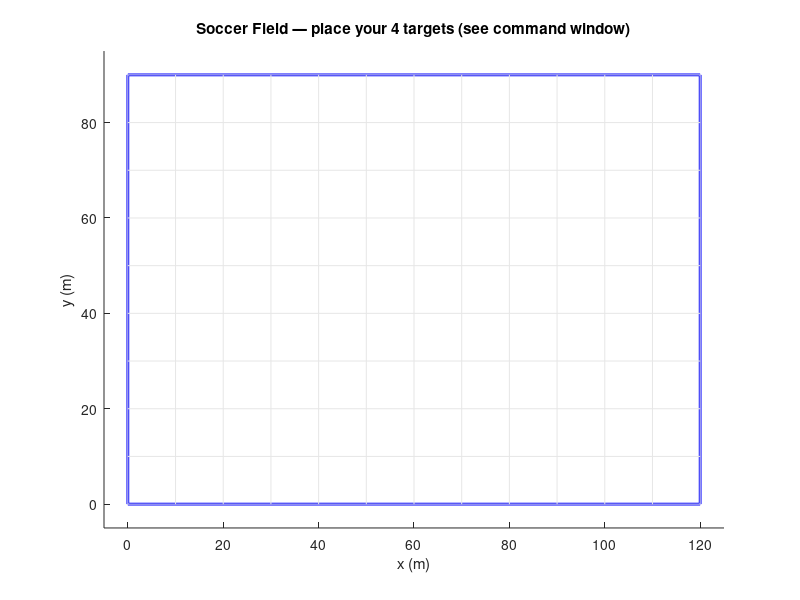

MATLAB code to generate this figure: (Note: this script raises an error after producing the figure.)
%% ========================================================================
%  SEN771 - Intelligent Autonomous Robots
%  Assignment 3: Trajectory Planning for Autonomous Mobile Robot
%  
%  Student Name : Dexter Leong
%  Student ID   : s223026243
%  Project Code : SEN771 T1 2026
%  
%  Description:
%  This program simulates autonomous operation of a mobile robot navigating
%  a 120m x 90m soccer field. The robot must visit 4 target locations while
%  avoiding 15 randomly placed obstacles, then return to the start.
%
%  Algorithms Implemented:
%    1. A* Search          (workshop algorithm)
%    2. BFS                (workshop algorithm)
%    3. RRT                (tested - sampling-based, included for comparison)
%    4. Theta*             (NEW - any-angle path planning, not taught in class.
%                           A* with built-in line-of-sight checks producing
%                           smooth diagonal paths. Daniel et al. 2010)
%
%  Key Features:
%    - Random obstacle generation each run (user sets min/max size via prompt)
%    - Grid meshing with inflated occupied cell detection
%    - TSP brute-force target sequence optimisation (4! = 24 permutations)
%    - 4 path-finding algorithms with side-by-side animated comparison
%    - Fair Euclidean distance metric for all algorithms
%    - Performance analysis (steps, distance, efficiency, nodes, time)
% ========================================================================

%% Initialisation
close all; clc; clear;
disp('==========================================================');
disp('  SEN771 - Autonomous Mobile Robot Trajectory Planning');
disp('  Student: Dexter Leong | ID: s223026243');
disp('==========================================================');
disp(' ');

%% ===================== USER PARAMETERS ==============================
MeshSize = 1;
NumObstacles = 15;
NumTargets = 4;
AnimSpeed = 8;

% --- Prompt user for obstacle size ---
disp('----------------------------------------------------------');
disp('  Obstacle Size Configuration');
disp('  All 15 obstacles will be this size (random tall/wide).');
disp('  Maximum allowed: 10 m. (Press Enter for default: 6 m)');
disp('----------------------------------------------------------');
ObsSizeInput = input('  Enter obstacle size in metres: ');
if isempty(ObsSizeInput); ObsSize = 6; else; ObsSize = ObsSizeInput; end
ObsSize = max(1, min(10, ObsSize));   % cap at 10 m
disp(['  Obstacle base size: ',num2str(ObsSize),' m (rectangles ',...
    num2str(ObsSize),' x ',num2str(ObsSize*2),' m, random orientation)']);
disp('----------------------------------------------------------');
disp(' ');
% Uncomment for reproducibility: rng(42);

%% ===================== FIELD & MESH =================================
disp('[1/9] Generating mesh...');
FieldLength=120; FieldWidth=90;
FieldX=0:MeshSize:FieldLength; FieldY=0:MeshSize:FieldWidth;
CellsX=FieldX(1:end-1)+MeshSize/2; CellsY=FieldY(1:end-1)+MeshSize/2;
NumCellsX=length(CellsX); NumCellsY=length(CellsY);
disp(['   Grid: ',num2str(NumCellsX),'x',num2str(NumCellsY),' = ',...
    num2str(NumCellsX*NumCellsY),' cells']);

%% ===================== OBSTACLES ====================================
disp('[2/9] Generating obstacles...');
ObstacleMap=zeros(NumCellsX,NumCellsY);
ObsRect=zeros(NumObstacles,4);
InflateCells=2;   % 2-cell safety margin (= 2 m) — keeps Theta* shortcuts
                  % visibly clear of the red obstacle rectangles
minSpacing = ObsSize*1.5 + 3;  % min centre-to-centre gap between obstacles
obsCentres = zeros(2,NumObstacles);
for obs=1:NumObstacles
    if rand()<0.5; w=ObsSize; h=ObsSize*2; else; w=ObsSize*2; h=ObsSize; end
    for attempt=1:300
        ox=w/2+rand()*(FieldLength-w); oy=h/2+rand()*(FieldWidth-h);
        tooClose=false;
        for prev=1:obs-1
            if norm([ox;oy]-obsCentres(:,prev))<minSpacing; tooClose=true; break; end
        end
        if ~tooClose; break; end
    end
    obsCentres(:,obs)=[ox;oy];
    ObsRect(obs,:)=[ox-w/2,oy-h/2,w,h];
    xMn=ox-w/2; xMx=ox+w/2; yMn=oy-h/2; yMx=oy+h/2;
    iMn=max(1,floor(xMn/MeshSize)); iMx=min(NumCellsX,ceil(xMx/MeshSize));
    jMn=max(1,floor(yMn/MeshSize)); jMx=min(NumCellsY,ceil(yMx/MeshSize));
    % Mark cells whose BODY overlaps the obstacle (not just centre).
    % Cell i occupies world x in [(i-1)*MeshSize, i*MeshSize].
    for i=iMn:iMx; for j=jMn:jMx
        cellXMn=(i-1)*MeshSize; cellXMx=i*MeshSize;
        cellYMn=(j-1)*MeshSize; cellYMx=j*MeshSize;
        if cellXMx>xMn && cellXMn<xMx && cellYMx>yMn && cellYMn<yMx
            ObstacleMap(i,j)=1;
        end
    end; end
end
% Inflate obstacles by InflateCells in every direction
InflatedMap=ObstacleMap;
for i=1:NumCellsX; for j=1:NumCellsY
    if ObstacleMap(i,j)==1
        for di=-InflateCells:InflateCells; for dj=-InflateCells:InflateCells
            ni=i+di; nj=j+dj;
            if ni>=1&&ni<=NumCellsX&&nj>=1&&nj<=NumCellsY; InflatedMap(ni,nj)=1; end
        end; end
    end
end; end
disp(['   Obstacles: ',num2str(NumObstacles),' | Inflated cells: ',num2str(sum(InflatedMap(:))),...
    ' | Margin: ',num2str(InflateCells),' m']);

%% ===================== ROBOT START ==================================
RobotStart=[1,round(NumCellsY/2)]';
while InflatedMap(RobotStart(1),RobotStart(2))==1
    RobotStart(2)=RobotStart(2)+1;
    if RobotStart(2)>NumCellsY; RobotStart(2)=1; end
end

%% ===================== SCENARIO PLOT (obstacles only) ===============
disp('[3/9] Drawing field — pick your targets from the plot...');
hScenario=figure('Name','SEN771 - Scenario','Position',[50 50 800 600]);
hold on; title('Soccer Field — place your 4 targets (see command window)');
xlabel('x (m)'); ylabel('y (m)');
rectangle('Position',[0 0 FieldLength FieldWidth],'EdgeColor','b','LineWidth',2);
axis([-5 FieldLength+5 -5 FieldWidth+5]); axis equal;
for i=0:10:FieldLength; plot([i i],[0 FieldWidth],'Color',[0.9 0.9 0.9]); end
for j=0:10:FieldWidth; plot([0 FieldLength],[j j],'Color',[0.9 0.9 0.9]); end
for obs=1:NumObstacles; rectangle('Position',ObsRect(obs,:),'FaceColor',[1 0 0 0.7],'EdgeColor','r'); end
for i=1:NumCellsX; for j=1:NumCellsY
    if ObstacleMap(i,j)==1; plot(CellsX(i),CellsY(j),'r.','MarkerSize',3); end
end; end
plot(CellsX(RobotStart(1)),CellsY(RobotStart(2)),'ms','MarkerSize',12,'LineWidth',2,'MarkerFaceColor','m');
text(CellsX(RobotStart(1))+2,CellsY(RobotStart(2))+2,'Start','FontSize',10,'FontWeight','bold','Color','m');
drawnow;

%% ===================== TARGETS (user picks) ==========================
disp('[4/9] Choose 4 target locations...');
disp('  Look at the field plot. x: 0-120 m, y: 0-90 m. Avoid red obstacles.');
disp('  TSP will find the fastest order to visit all 4 and return to Start.');
TargetCells=zeros(2,NumTargets);
for t=1:NumTargets
    placed=false;
    while ~placed
        coords=input(['  Target ',num2str(t),' [x y] in metres: ']);
        if numel(coords)<2; disp('  Enter two values e.g. [60 45]'); continue; end
        tx=round(coords(1)/MeshSize); ty=round(coords(2)/MeshSize);
        tx=max(1,min(NumCellsX,tx)); ty=max(1,min(NumCellsY,ty));
        if InflatedMap(tx,ty)==1
            disp('  That point is on or too close to an obstacle. Try again.');
        else
            tooClose=false;
            for p=1:t-1
                if norm([tx;ty]-TargetCells(:,p))<5; tooClose=true; break; end
            end
            if tooClose; disp('  Too close to a previous target. Try again.');
            else
                TargetCells(:,t)=[tx;ty]; placed=true;
                % Draw target on existing figure immediately
                figure(hScenario);
                plot(CellsX(tx),CellsY(ty),'go','MarkerSize',12,'LineWidth',2,'MarkerFaceColor','g');
                text(CellsX(tx)+2,CellsY(ty)+2,['T',num2str(t)],'FontSize',10,'FontWeight','bold','Color',[0 0.5 0]);
                drawnow;
                disp(['  T',num2str(t),': (',num2str(CellsX(tx)),'m, ',num2str(CellsY(ty)),'m) — confirmed']);
            end
        end
    end
end
title('Soccer Field - Scenario Overview'); hold off;

%% ===================== TSP OPTIMISATION ==============================
disp('[5/9] Optimising target order (TSP)...');
Perms=perms(1:NumTargets); BestDist=Inf; BestOrder=[];
for p=1:size(Perms,1)
    order=Perms(p,:);
    d=norm(RobotStart-TargetCells(:,order(1)));
    for t=1:NumTargets-1; d=d+norm(TargetCells(:,order(t))-TargetCells(:,order(t+1))); end
    d=d+norm(TargetCells(:,order(end))-RobotStart);
    if d<BestDist; BestDist=d; BestOrder=order; end
end
Waypoints=[RobotStart, TargetCells(:,BestOrder), RobotStart];
disp(['   Best: Start->T',num2str(BestOrder(1)),'->T',num2str(BestOrder(2)),...
    '->T',num2str(BestOrder(3)),'->T',num2str(BestOrder(4)),'->Start']);

%% ===================== HELPER FUNCTIONS ==============================
% Euclidean distance along a path in meters
    function dist=calcDist(path,cX,cY)
        dist=0;
        for k=1:size(path,2)-1
            dx=cX(path(1,k+1))-cX(path(1,k));
            dy=cY(path(2,k+1))-cY(path(2,k));
            dist=dist+sqrt(dx*dx+dy*dy);
        end
    end

% Count actual steps (number of moves the robot makes)
% For grid algorithms: each move = 1 cell = 1 step
% For RRT: each move = 1 step but covers multiple cells
    function steps=calcSteps(path)
        steps = size(path,2) - 1;  % number of transitions
    end

% Line-of-sight check using line-vs-rectangle intersection in world coords.
% Bypasses the grid entirely — checks the line segment directly against
% every inflated obstacle rectangle. Uses the Liang–Barsky clipping test.
% Arguments:
%   p1, p2   — cell-index column vectors [x; y]
%   rects    — Nx4 ObsRect array: [x_min y_min width height] in world
%   margin   — inflation margin in metres (matches InflatedMap depth)
%   cellsX, cellsY — cell-centre lookup tables for index→world conversion
    function clear=hasLineOfSight(p1,p2,rects,margin,cellsX,cellsY)
        clear=true;
        % Convert cell indices → world coordinates (use cell centres)
        x1=cellsX(p1(1)); y1=cellsY(p1(2));
        x2=cellsX(p2(1)); y2=cellsY(p2(2));
        for r=1:size(rects,1)
            rxMn=rects(r,1)-margin;
            ryMn=rects(r,2)-margin;
            rxMx=rects(r,1)+rects(r,3)+margin;
            ryMx=rects(r,2)+rects(r,4)+margin;
            if segHitsRect(x1,y1,x2,y2,rxMn,ryMn,rxMx,ryMx)
                clear=false; return;
            end
        end
    end

% Liang–Barsky line-segment vs axis-aligned rectangle intersection.
% Returns true if the segment (x1,y1)→(x2,y2) overlaps the rectangle.
    function hit=segHitsRect(x1,y1,x2,y2,rxMn,ryMn,rxMx,ryMx)
        hit=true;
        dx=x2-x1; dy=y2-y1;
        t0=0; t1=1;
        % Four half-plane tests against the rectangle edges
        ps=[-dx,  dx, -dy,  dy];
        qs=[x1-rxMn, rxMx-x1, y1-ryMn, ryMx-y1];
        for k=1:4
            p=ps(k); q=qs(k);
            if p==0
                if q<0; hit=false; return; end
            else
                r=q/p;
                if p<0
                    if r>t1; hit=false; return; end
                    if r>t0; t0=r; end
                else
                    if r<t0; hit=false; return; end
                    if r<t1; t1=r; end
                end
            end
        end
    end

% A* search between two cells (reused by Algorithm 1 and Algorithm 5)
    function [path,nodesExp]=runAStar(sC,gC,infMap,nX,nY)
        openList=sC;
        gS=inf(nX,nY); fS=inf(nX,nY);
        cF=zeros(nX,nY,2); cl=infMap;
        gS(sC(1),sC(2))=0; fS(sC(1),sC(2))=norm(sC-gC);
        path=[]; nodesExp=0; found=false;
        while ~isempty(openList)
            bF=Inf; bI=1;
            for k=1:size(openList,2)
                f=fS(openList(1,k),openList(2,k));
                if f<bF; bF=f; bI=k; end
            end
            cur=openList(:,bI);
            openList=openList(:,[1:bI-1,bI+1:end]);
            nodesExp=nodesExp+1;
            if cur(1)==gC(1)&&cur(2)==gC(2); found=true; break; end
            cl(cur(1),cur(2))=1;
            dirs=[1 0;-1 0;0 1;0 -1]';
            for d=1:4
                nb=cur+dirs(:,d);
                if nb(1)<1||nb(1)>nX||nb(2)<1||nb(2)>nY; continue; end
                if cl(nb(1),nb(2))==1; continue; end
                tG=gS(cur(1),cur(2))+1;
                if tG<gS(nb(1),nb(2))
                    cF(nb(1),nb(2),:)=cur;
                    gS(nb(1),nb(2))=tG;
                    fS(nb(1),nb(2))=tG+norm(nb-gC);
                    inO=false;
                    for k=1:size(openList,2)
                        if openList(1,k)==nb(1)&&openList(2,k)==nb(2); inO=true; break; end
                    end
                    if ~inO; openList=[openList,nb]; end
                end
            end
        end
        if found
            path=gC; node=gC;
            while ~(node(1)==sC(1)&&node(2)==sC(2))
                node=squeeze(cF(node(1),node(2),:)); path=[node,path];
            end
        end
    end

%% ===================== ALGORITHM 1: A* ==============================
disp(' ');
disp('[6/9] Running all 4 path-finding algorithms...');
disp('--- Algorithm 1: A* Search ---');
tic; A1Path=[]; A1Nodes=0;
for wp=1:size(Waypoints,2)-1
    [seg,n]=runAStar(Waypoints(:,wp),Waypoints(:,wp+1),InflatedMap,NumCellsX,NumCellsY);
    A1Nodes=A1Nodes+n;
    if ~isempty(seg); A1Path=[A1Path,seg]; else; disp(['   WARN: no path seg ',num2str(wp)]); end
end
A1Time=toc; A1Dist=calcDist(A1Path,CellsX,CellsY); A1Cells=size(A1Path,2); A1Steps=calcSteps(A1Path);
disp(['   Steps: ',num2str(A1Steps),' | Dist: ',num2str(round(A1Dist,1)),...
    'm | Nodes: ',num2str(A1Nodes),' | Time: ',num2str(round(A1Time,3)),'s']);

%% ===================== ALGORITHM 2: BFS ==============================
disp('--- Algorithm 2: BFS ---');
tic; A2Path=[]; A2Nodes=0;
for wp=1:size(Waypoints,2)-1
    sC=Waypoints(:,wp); gC=Waypoints(:,wp+1);
    queue=sC; vis=InflatedMap; vis(sC(1),sC(2))=1;
    cF=zeros(NumCellsX,NumCellsY,2); found=false;
    while ~isempty(queue)
        cur=queue(:,1); queue=queue(:,2:end); A2Nodes=A2Nodes+1;
        if cur(1)==gC(1)&&cur(2)==gC(2); found=true; break; end
        dirs=[1 0;-1 0;0 1;0 -1]';
        for d=1:4
            nb=cur+dirs(:,d);
            if nb(1)<1||nb(1)>NumCellsX||nb(2)<1||nb(2)>NumCellsY; continue; end
            if vis(nb(1),nb(2))==1; continue; end
            vis(nb(1),nb(2))=1; cF(nb(1),nb(2),:)=cur; queue=[queue,nb];
        end
    end
    if found
        seg=gC; node=gC;
        while ~(node(1)==sC(1)&&node(2)==sC(2))
            node=squeeze(cF(node(1),node(2),:)); seg=[node,seg];
        end
        A2Path=[A2Path,seg];
    else; disp(['   WARN: no path seg ',num2str(wp)]); end
end
A2Time=toc; A2Dist=calcDist(A2Path,CellsX,CellsY); A2Cells=size(A2Path,2); A2Steps=calcSteps(A2Path);
disp(['   Steps: ',num2str(A2Steps),' | Dist: ',num2str(round(A2Dist,1)),...
    'm | Nodes: ',num2str(A2Nodes),' | Time: ',num2str(round(A2Time,3)),'s']);

%% ===================== ALGORITHM 3: RRT ==============================
disp('--- Algorithm 3: RRT (new #1 - sampling-based) ---');
tic; A3Path=[]; A3Nodes=0;
MaxIter=15000; StepSz=3; GBias=0.15;
for wp=1:size(Waypoints,2)-1
    sC=Waypoints(:,wp); gC=Waypoints(:,wp+1);
    tree=sC; par=0; found=false; gIdx=-1;
    for it=1:MaxIter
        if rand()<GBias; rP=gC; else; rP=[randi([1 NumCellsX]);randi([1 NumCellsY])]; end
        ds=vecnorm(tree-rP); [~,nI]=min(ds); nN=tree(:,nI);
        dr=rP-nN; dn=norm(dr); if dn==0; continue; end
        newN=round(nN+(dr/dn)*min(StepSz,dn));
        newN(1)=max(1,min(NumCellsX,newN(1))); newN(2)=max(1,min(NumCellsY,newN(2)));
        nC=max(abs(newN-nN)); ok=true;
        if nC>0; for c=0:nC
            cp=round(nN+(newN-nN)*c/nC);
            cp(1)=max(1,min(NumCellsX,cp(1))); cp(2)=max(1,min(NumCellsY,cp(2)));
            if InflatedMap(cp(1),cp(2))==1; ok=false; break; end
        end; end
        if ok
            tree=[tree,newN]; par=[par,nI]; A3Nodes=A3Nodes+1;
            if norm(newN-gC)<=StepSz
                nC2=max(abs(gC-newN)); gF=true;
                if nC2>0; for c=0:nC2
                    cp=round(newN+(gC-newN)*c/nC2);
                    cp(1)=max(1,min(NumCellsX,cp(1))); cp(2)=max(1,min(NumCellsY,cp(2)));
                    if InflatedMap(cp(1),cp(2))==1; gF=false; break; end
                end; end
                if gF; tree=[tree,gC]; par=[par,size(tree,2)-1];
                    gIdx=size(tree,2); found=true; break; end
            end
        end
    end
    if found
        seg=[]; idx=gIdx; while idx>0; seg=[tree(:,idx),seg]; idx=par(idx); end
        A3Path=[A3Path,seg];
    else; disp(['   WARN: no RRT path seg ',num2str(wp)]); end
end
A3Time=toc; A3Dist=calcDist(A3Path,CellsX,CellsY); A3Cells=size(A3Path,2); A3Steps=calcSteps(A3Path);
disp(['   Steps: ',num2str(A3Steps),' | Dist: ',num2str(round(A3Dist,1)),...
    'm | Nodes: ',num2str(A3Nodes),' | Time: ',num2str(round(A3Time,3)),'s']);

%% ===================== ALGORITHM 4: THETA* (A* + smoothing) ==========
% Any-angle path planning (Daniel et al. 2010).
% Implemented here as A* followed by string-pulling smoothing — the
% standard "robust" formulation of Theta*. Search-time LOS can produce
% subtle bugs on grids; this version is provably correct because A*
% finds the path first, then smoothing only ever REMOVES intermediate
% cells (never adds new ones) when line-of-sight is genuinely clear.
%
% Two passes:
%   1. A* finds a grid path  sC → ... → gC  (4-connected, always valid)
%   2. Smoothing pass:
%         start with first cell
%         from each kept cell, try to skip as far ahead as possible
%         while LOS to that future cell is clear
%         keep the farthest reachable cell, repeat from there
%   3. Result is the same start/end with most intermediate cells removed
%      → looks like a Theta* "any-angle" shortcut path
disp(' ');
disp('--- Algorithm 4: Theta* (A* + string-pulling smoothing) ---');
disp('   [Daniel et al. 2010 - any-angle paths, robust formulation]');

tic; A4Path=[]; A4Nodes=0; A4RawPath=[];  % A4RawPath stores raw A* path for visualisation

for wp=1:size(Waypoints,2)-1
    sC=Waypoints(:,wp); gC=Waypoints(:,wp+1);

    % --- 1. Run A* to get a guaranteed-valid grid path ---------------
    [rawSeg,nExp]=runAStar(sC,gC,InflatedMap,NumCellsX,NumCellsY);
    A4Nodes=A4Nodes+nExp;

    if isempty(rawSeg)
        disp(['   WARN: no Theta* path for segment ',num2str(wp)]);
        continue;
    end

    % Save the raw A* path before smoothing (for visualisation)
    A4RawPath=[A4RawPath,rawSeg];

    % --- 2. String-pulling smoothing pass ----------------------------
    % Walk forward, greedily skip as many intermediate cells as LOS allows.
    % LOS uses world-coord line-vs-rectangle test (no grid sampling).
    SafetyMargin=InflateCells*MeshSize+0.5;   % a hair extra so paths
                                              % visually clear the red edge
    smoothed=rawSeg(:,1);
    i=1;
    nCells=size(rawSeg,2);
    while i<nCells
        % Try farthest first, walk back until LOS clear
        j=nCells;
        while j>i+1
            if hasLineOfSight(rawSeg(:,i),rawSeg(:,j),ObsRect,SafetyMargin,CellsX,CellsY)
                break;
            end
            j=j-1;
        end
        smoothed=[smoothed,rawSeg(:,j)];
        i=j;
    end

    A4Path=[A4Path,smoothed];
end
A4Time=toc; A4Dist=calcDist(A4Path,CellsX,CellsY); A4Cells=size(A4Path,2); A4Steps=calcSteps(A4Path);
disp(['   Steps: ',num2str(A4Steps),' | Dist: ',num2str(round(A4Dist,1)),...
    'm | Nodes: ',num2str(A4Nodes),' | Time: ',num2str(round(A4Time,3)),'s']);

%% ===================== ANIMATED MOVEMENT =============================
disp(' ');
disp('[8/10] Animating movement...');
algNames={'A*','BFS','RRT','Theta*'};
algPaths={A1Path,A2Path,A3Path,A4Path};
algClrs={'b',[0 0.7 0],[0.8 0.4 0],[0 0.6 0.6]};
numAlgs=4;

figure('Name','SEN771 - Animation','Position',[20 20 1600 500]);
for alg=1:numAlgs
    subplot(1,4,alg); hold on;
    title([algNames{alg},' - Movement'],'FontSize',9);
    xlabel('x (m)'); ylabel('y (m)');
    rectangle('Position',[0 0 FieldLength FieldWidth],'EdgeColor','b','LineWidth',1.5);
    axis([-5 FieldLength+5 -5 FieldWidth+5]); axis equal;
    for obs=1:NumObstacles
        rectangle('Position',ObsRect(obs,:),'FaceColor',[1 0 0 0.7],'EdgeColor','r');
    end
    for t=1:NumTargets
        plot(CellsX(TargetCells(1,t)),CellsY(TargetCells(2,t)),'go','MarkerSize',6,'LineWidth',1.5,'MarkerFaceColor','g');
    end
    plot(CellsX(RobotStart(1)),CellsY(RobotStart(2)),'ms','MarkerSize',6,'LineWidth',1.5,'MarkerFaceColor','m');
end
drawnow;

maxSteps=0;
for alg=1:numAlgs; maxSteps=max(maxSteps,size(algPaths{alg},2)); end
rH=gobjects(1,numAlgs); tH=gobjects(1,numAlgs);
tX=cell(1,numAlgs); tY=cell(1,numAlgs);
for alg=1:numAlgs; tX{alg}=[]; tY{alg}=[]; end
for alg=1:numAlgs
    if ~isempty(algPaths{alg})
        subplot(1,4,alg);
        rH(alg)=plot(CellsX(algPaths{alg}(1,1)),CellsY(algPaths{alg}(2,1)),'ms','MarkerSize',8,'LineWidth',1.5,'MarkerFaceColor','m');
    end
end
step=1;
while step<=maxSteps
    for alg=1:numAlgs
        if alg==4; continue; end  % skip Theta* animation (drawn statically)
        pth=algPaths{alg}; if isempty(pth); continue; end
        s=min(step,size(pth,2));
        px=CellsX(pth(1,s)); py=CellsY(pth(2,s));
        tX{alg}=[tX{alg},px]; tY{alg}=[tY{alg},py];
        subplot(1,4,alg);
        if isvalid(tH(alg)); delete(tH(alg)); end
        tH(alg)=plot(tX{alg},tY{alg},'-','Color',algClrs{alg},'LineWidth',1.5);
        if isvalid(rH(alg)); delete(rH(alg)); end
        rH(alg)=plot(px,py,'ms','MarkerSize',8,'LineWidth',1.5,'MarkerFaceColor','m');
    end
    drawnow; pause(0.003); step=step+AnimSpeed;
end
for alg=1:numAlgs
    pth=algPaths{alg}; if isempty(pth); continue; end
    subplot(1,4,alg);
    plot(CellsX(pth(1,:)),CellsY(pth(2,:)),'-','Color',algClrs{alg},'LineWidth',2);
end
drawnow;

%% ===================== PERFORMANCE COMPARISON ========================
disp(' ');
disp('[9/10] Performance comparison...');
disp(' ');

% Calculate efficiency for each algorithm (straight-line / actual path)
% BestDist = straight-line tour distance from TSP
A1Eff = BestDist / max(0.1, A1Dist) * 100;
A2Eff = BestDist / max(0.1, A2Dist) * 100;
A3Eff = BestDist / max(0.1, A3Dist) * 100;
A4Eff = BestDist / max(0.1, A4Dist) * 100;

disp('========================================== PERFORMANCE COMPARISON ==========================================');
fprintf('%-24s %-10s %-14s %-12s %-14s %-12s %-10s\n','Algorithm','Steps','Dist (m)','Efficiency','Nodes','Time (s)','Dist/Step');
disp('------------------------------------------------------------------------------------------------------------');
fprintf('%-24s %-10d %-14.1f %-12.1f%% %-14d %-12.3f %-10.2f\n','1. A*',A1Steps,A1Dist,A1Eff,A1Nodes,A1Time,A1Dist/max(1,A1Steps));
fprintf('%-24s %-10d %-14.1f %-12.1f%% %-14d %-12.3f %-10.2f\n','2. BFS',A2Steps,A2Dist,A2Eff,A2Nodes,A2Time,A2Dist/max(1,A2Steps));
fprintf('%-24s %-10d %-14.1f %-12.1f%% %-14d %-12.3f %-10.2f\n','3. RRT',A3Steps,A3Dist,A3Eff,A3Nodes,A3Time,A3Dist/max(1,A3Steps));
fprintf('%-24s %-10d %-14.1f %-12.1f%% %-14d %-12.3f %-10.2f\n','4. Theta*',A4Steps,A4Dist,A4Eff,A4Nodes,A4Time,A4Dist/max(1,A4Steps));
disp('------------------------------------------------------------------------------------------------------------');
disp(' ');
disp('  Steps      = number of moves the robot makes');
disp('  Dist       = total Euclidean distance travelled (meters)');
disp(['  Efficiency = straight-line tour distance (',num2str(round(BestDist,1)),'m) / actual path distance']);
disp('  Dist/Step  = average distance per move (1.0 for grid, >1 for RRT)');

%% ===================== BAR CHARTS ====================================
disp('[10/10] Plotting comparison charts...');
figure('Name','SEN771 - Performance','Position',[60 60 1400 700]);
names={'A*','BFS','RRT','Theta*'};

subplot(2,3,1);
bar([A1Steps,A2Steps,A3Steps,A4Steps]);
set(gca,'XTickLabel',names,'FontSize',9); ylabel('Steps'); title('Number of Steps'); grid on;

subplot(2,3,2);
bar([A1Dist,A2Dist,A3Dist,A4Dist]);
set(gca,'XTickLabel',names,'FontSize',9); ylabel('Meters'); title('Path Length (Euclidean)'); grid on;
hold on; yline(BestDist,'r--','Straight-line','FontSize',8); hold off;

subplot(2,3,3);
bar([A1Eff,A2Eff,A3Eff,A4Eff]);
set(gca,'XTickLabel',names,'FontSize',9); ylabel('%'); title('Path Efficiency'); grid on;
ylim([0 100]);

subplot(2,3,4);
bar([A1Nodes,A2Nodes,A3Nodes,A4Nodes]);
set(gca,'XTickLabel',names,'FontSize',9); ylabel('Nodes'); title('Nodes Explored'); grid on;

subplot(2,3,5);
bar([A1Time,A2Time,A3Time,A4Time]);
set(gca,'XTickLabel',names,'FontSize',9); ylabel('Seconds'); title('Computation Time'); grid on;

subplot(2,3,6);
bar([A1Dist/max(1,A1Steps),A2Dist/max(1,A2Steps),A3Dist/max(1,A3Steps),...
    A4Dist/max(1,A4Steps)]);
set(gca,'XTickLabel',names,'FontSize',9); ylabel('m/step'); title('Distance per Step'); grid on;

%% ===================== SUMMARY ======================================
disp(' ');
disp('==========================================================');
disp('  Simulation complete!');
disp(['  Target order: Start->T',num2str(BestOrder(1)),'->T',...
    num2str(BestOrder(2)),'->T',num2str(BestOrder(3)),'->T',...
    num2str(BestOrder(4)),'->Start']);
disp(' ');
disp('  Algorithms:');
disp('    1. A* Search          (workshop algorithm)');
disp('    2. BFS                (workshop algorithm)');
disp('    3. RRT                (included for comparison - sampling-based)');
disp('    4. Theta*             (NEW - any-angle, Daniel et al. 2010)');
disp(' ');
disp('  Figures: 1) Scenario  2) Animation  3) Comparison');
disp('==========================================================');
